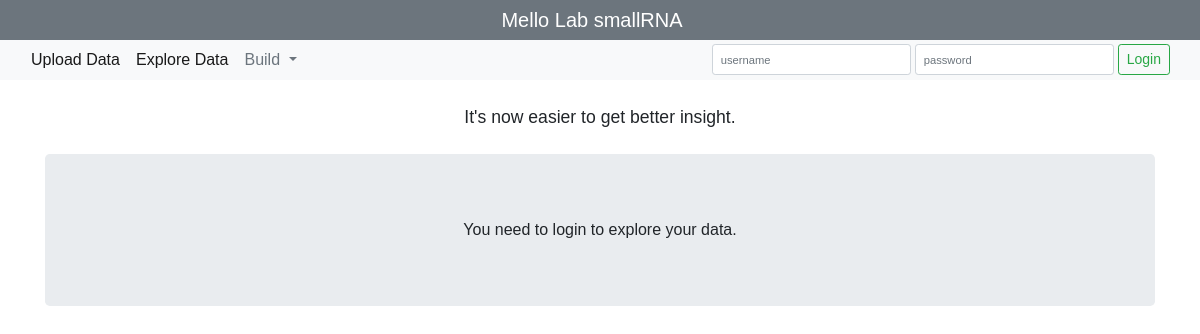
The page / on the database its author committed.
### manager/models.py (models this page shows)
class MainConfiguration(models.Model):
    team_name = models.CharField(max_length=64)
    intro_message = models.CharField(max_length=255)
    cpu_ratio = models.DecimalField(max_digits=3, decimal_places=2)
    ram_ratio = models.DecimalField(max_digits=3, decimal_places=2)
    key_value = models.TextField()
    created_on = models.DateTimeField(auto_now=True)

### manager/views.py (the view)
# urls.py: url(r'^$', manager_views.homepage, name='homepage'),
def homepage(request):
    render_dict = getConfigDict(request)
    return render(request, 'homepage.html', render_dict)

### manager/views.py (called while the page is built)
def getConfigDict(request):
    render_dict = {'user':request.user, 'no_of_samples':0}
    last = MainConfiguration.objects.last()
    if last:
        system_config = model_to_dict(last)
        for key in ['team_name', 'intro_message']:
            render_dict[key] = system_config[key]
    return render_dict

### manager/templates/homepage.html (shortened to what this page needs)
{% extends 'templates/master.html' %}
{% load static %}

### static/templates/master.html (shortened to what this page needs)
{% load static %}
<!doctype html>
<html lang="en">
  <head>
    <link rel="stylesheet" href="https://maxcdn.bootstrapcdn.com/bootstrap/4.0.0/css/bootstrap.min.css">
    <link rel="stylesheet" href="{% static 'css/custom.css' %}">
  </head>
  <body style="font-family:sans-serif">
    <div class="fluid-container">
      <nav class="navbar navbar-expand-sm navbar-dark bg-secondary justify-content-center p-0 m-0">
        <a class="navbar-brand text-center" href="/"> {{ team_name }} </a>
      </nav>
      <nav class="navbar navbar-expand-sm navbar-light bg-light p-0 mb-4">
        <div class="collapse navbar-collapse justify-content-center" id="navbarSupportedContent">
          <div class="container pl-2">
            <div class="row">
              {% if user.username == "admin" %}
              {% else %}
              <ul class="navbar-nav mr-auto mt-1 mt-lg-0 pt-0">
                <li class="nav-item  active">
                  <a class="nav-link" href="#" id="navbarDropdown" role="button" aria-haspopup="true" aria-expanded="false">
                    Upload Data
                  </a>
                </li>
                <li class="nav-item  active">
                  <a class="nav-link" href="/" id="navbarDropdown" role="button" aria-haspopup="true" aria-expanded="false">
                    Explore Data
                  </a>
                </li>
                <li class="nav-item dropdown active">
                  <a class="nav-link dropdown-toggle text-secondary" href="#" id="navbarDropdown" role="button" data-toggle="dropdown" aria-haspopup="true" aria-expanded="false">
                    Build
                  </a>
                </li>
              </ul>
              {% endif %}
              <div class="nav-item">
                {% if user.is_authenticated %}
                  <a href="#">
                    {{user.username}} {{ user_rank }}
                  </a>
                  <a href="#">
                    <span class="badge badge-warning align-top" style="font-size:.5em">{{user_notification}}</span>
                  </a>
                  <a href="{% url 'logout' %}">
                    <i class="fas fa-sign-out-alt"></i>
                  </a>
                {% else %}
                <form class="form-inline my-sm-1" id="login-form" method="post" action="{% url 'login' %}">
                  <input class="form-control form-control-sm mr-sm-1" type="username" placeholder="username" aria-label="username" name="username">
                  <input class="form-control form-control-sm mr-sm-1" type="password" placeholder="password" aria-label="password" name="password">
                  <button class="btn btn-sm btn-outline-success my-2 my-sm-0" type="submit">Login</button>
                </form>
                {% endif %}
              </div>
            </div>
          </div>
        </div>
      </nav>
    </div>
    <div class="text-center">
      <small style="font-size:1.1em">{{ intro_message }}</small>
    <div class="container text-center">
      {% if user.is_authenticated %}
        {% block body %}{% endblock %}
      {% else %}
        <br>
          <div class="jumbotron">
            You need to login to explore your data.
          </div>
      {% endif %}
    </div>
  </body>
</html>

### rows shown on the page
MainConfiguration: team_name "Mello Lab smallRNA", intro_message "It's now easier to get better insight."
